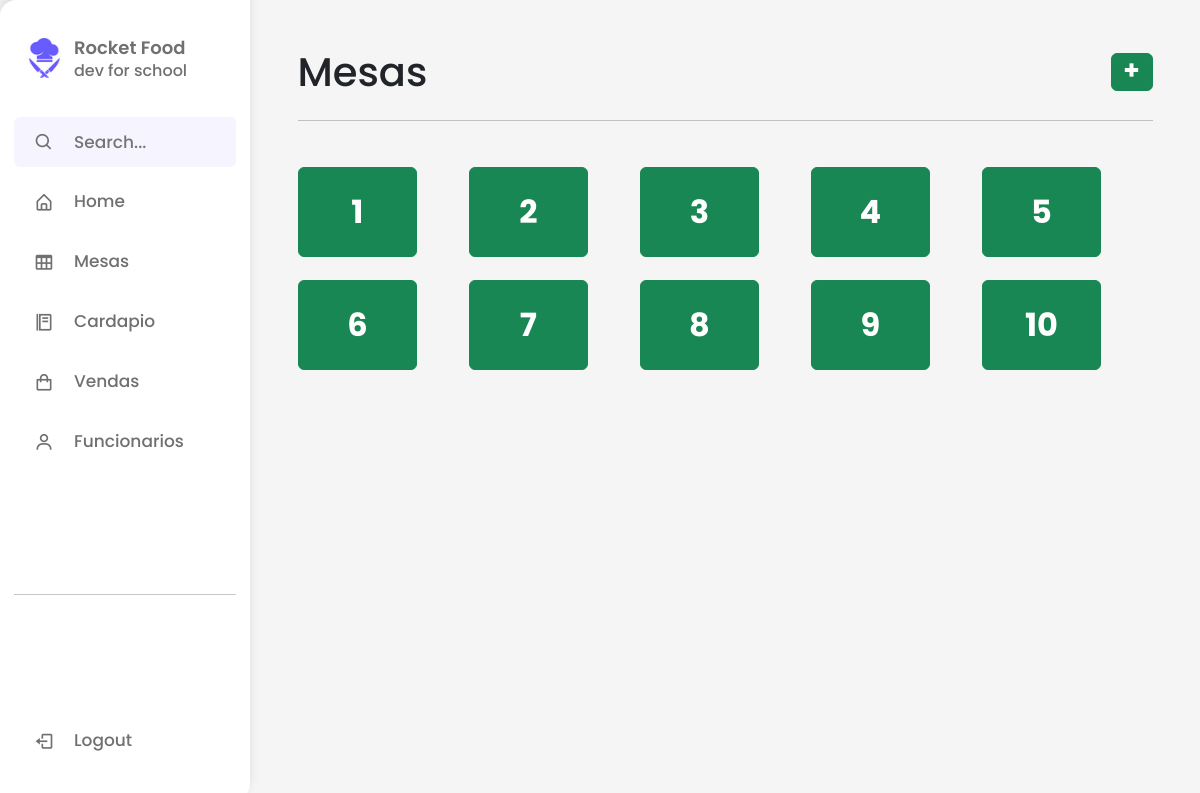
The page /View/Mesa/mesa.php on the database its author committed.
### tables this page shows
create table Mesa(
 id integer not null primary key auto_increment,
 numero varchar(10) not null,
 aberta bool
 );

### Connection/Connection.php (called while the page is built)
<?php
class Connection
{
    private static $dsn = 'mysql:host=localhost;dbname=rocketfood;port=3306';
    private static $connection = null;
    private static $username = 'root';
    private static $password = 'root';
    public static function getConnection() : PDO
    {
        if(Connection::$connection == null){
            try {
                Connection::$connection = new PDO(Connection::$dsn, Connection::$username, Connection::$password);
            } catch (PDOException $e) {
                echo $e->getMessage();
            }
        }
        return Connection::$connection;
    }
    public static function getPreparedStatement($sql) : PDOStatement
    {
        $pst = null;
        if(Connection::getConnection() != null){
            try {
                $pst = Connection::$connection->prepare($sql);
            } catch (PDOException $e) {
                echo $e->getMessage();
            }
        }
        return $pst;
    }
}
?>

### models/DAO/DAOMesa.php (called while the page is built, shortened)
<?php
class DAOMesa
{
    public function listAll()
    {
        $pst = Connection::getPreparedStatement('select * from mesa;');
        $pst->execute();
        $lista = $pst->fetchAll(PDO::FETCH_ASSOC);
        return $lista;
    }
}
?>

### View/Mesa/mesa.php (the view, shortened to what this page needs)
<?php
require_once "../sidebar.php"; ?>
<link rel="stylesheet" href="..\..\styles\mesa.css">
<div class="home">
    <div class="principal">
        <div class="Add-Table">
            <h1>Mesas</h1>
            <button type="button" class="btn btn-success btn-add" data-bs-toggle="modal" data-bs-target="#create-table"><i class='bx bx-plus-medical'></i></button>
        </div>
        <hr>
        <ul class="list-table">
            <?php
            require_once BASE . '/Connection/Connection.php';
            require_once BASE . '/models/DAO/DaoMesa.php';
            $daoMesa = new DaoMesa();
            $lista = $daoMesa->listAll();
            foreach ($lista as $registro) {
            ?>
                <li>
                    <?php
                    $situacao = $registro['aberta'];
                    if ($situacao == 1) {
                    ?>
                        <button class="btn btn-success table table-components" data-bs-toggle="modal" data-bs-target="#venda<?= $registro['id'] ?>">
                            <?= $registro['numero'] ?>
                        </button>
                    <?php
                    }
                    ?>
                <?php
            }
                ?>
                </li>
        </ul>
    </div>
</div>

### styles/sidebar.css (style rules this page uses)
* { margin: 0; padding: 0; box-sizing: border-box; font-family: 'Poppins', sans-serif; }
:root { --body-color: whitesmoke; --sidebar-color: #FFF; --primary-color: #695CFE; --primary-color-light: #F6F5FF; --toggle-color: #DDD; --text-color: #707070; --tran-03: all 0.2s ease; --tran-03: all 0.3s ease; --tran-04: all 0.3s ease; --tran-05: all 0.3s ease; }
body { min-height: 100vh; background-color: var(--body-color); transition: var(--tran-05); }
.home { position: absolute; top: 0; top: 0; left: 250px; height: 100vh; width: calc(100% - 250px); background-color: var(--body-color); transition: var(--tran-05); }
.principal { margin-left: 5%; margin-top: 5%; margin-right: 5%; }

### styles/mesa.css (style rules this page uses)
.Add-Table { display: flex; justify-content: space-between; }
.btn-add { margin-top: 0.7%; height: 10%; }
.table-components { width: calc(100% - 30%); height: 90px; font-size: 200%; margin-top: 4%; margin-right: 10%; font-weight: bold; }
.list-table { display: grid; grid-template-columns: repeat(auto-fill, minmax(150px, 1fr)); justify-content: space-between; padding-left: 0rem; margin-top: 40px; list-style: none; }
body { background-color: whitesmoke; }

### rows shown on the page
mesa: numero "1"
mesa: numero "2"
mesa: numero "3"
mesa: numero "4"
mesa: numero "5"
mesa: numero "6"
mesa: numero "7"
mesa: numero "8"
mesa: numero "9"
mesa: numero "10"
